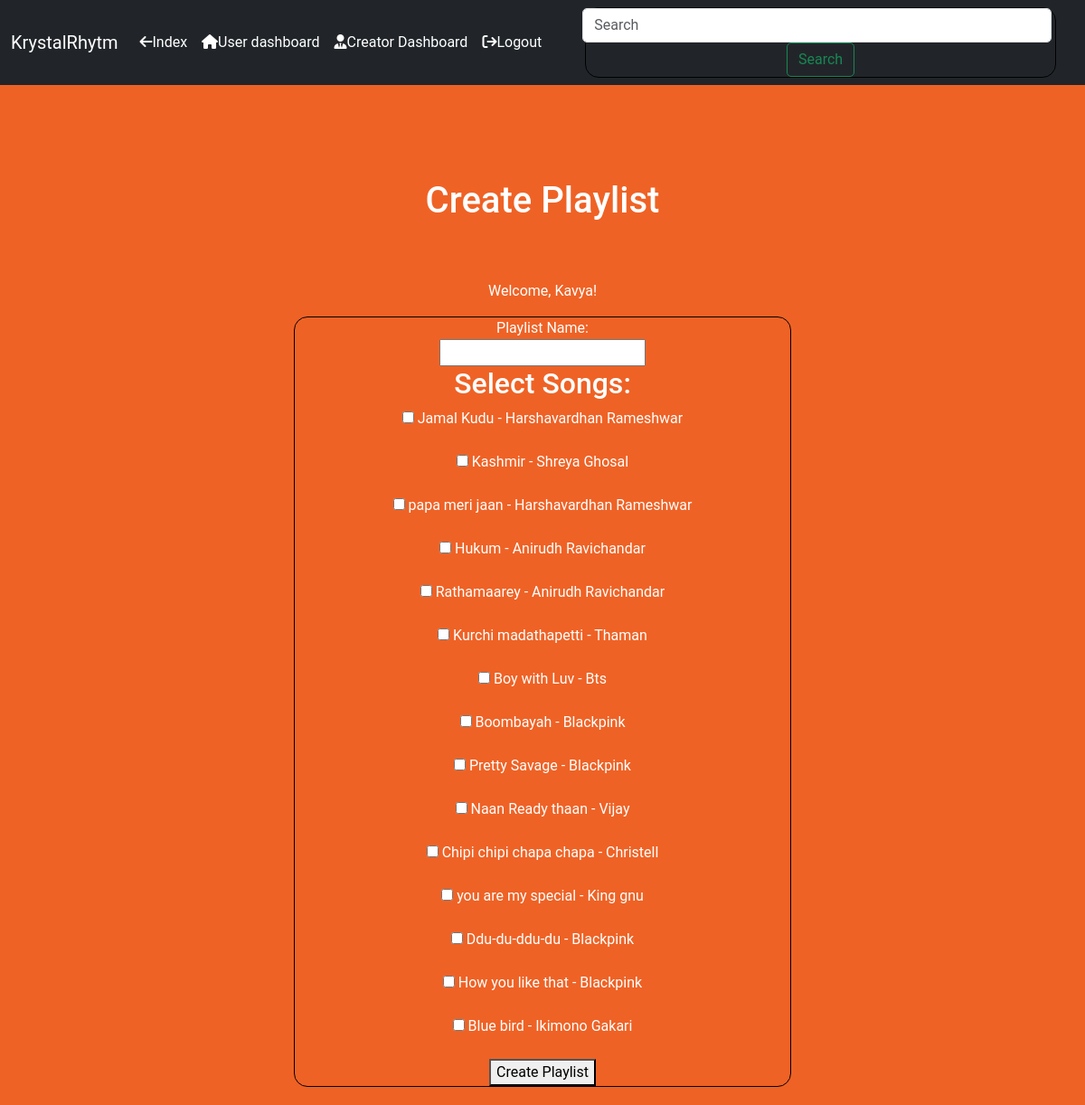
/create_playlist (signed in), run on the app's committed database.
### models.py (models this page shows, shortened)
class User(UserMixin, db.Model):
    __tablename__ = 'user'
    id = db.Column(db.Integer, primary_key=True)
    username = db.Column(db.String(64), index=True, unique=True, nullable=False)
    email = db.Column(db.String(120), index=True, unique=True, nullable=False)
    password_hash = db.Column(db.String(128), nullable=False)
    is_creator = db.Column(db.Boolean, default=False)
    is_admin = db.Column(db.Boolean, default=False)
    is_blacklisted = db.Column(db.Boolean, default=False)

class Songs(db.Model):
    __tablename__ = 'songs'
    id = db.Column(db.Integer, primary_key=True)
    song_name = db.Column(db.String(64), nullable=False)
    artist_name = db.Column(db.String(64), nullable=False)
    album_id = db.Column(db.Integer, db.ForeignKey('album.id'), nullable=False)
    user_id = db.Column(db.Integer, db.ForeignKey('user.id'), nullable=False)
    audio_data = db.Column(db.String)
    ratings = db.Column(db.Integer)
    genre = db.Column(db.String(64), nullable=False)
    lyrics = db.Column(db.String, nullable=False)
    flagged= db.Column(db.Boolean, default=False)
    album = db.relationship('Album', backref='songs')
    duration = db.Column(db.String, nullable=False)
    users_rated_count = db.Column(db.Integer, default=0)
    average_ratings = db.Column(db.Float, default=0.0)
    image_data = db.Column(db.String)

### app.py (the view, shortened to what this page needs)
@app.route('/create_playlist', methods=['GET', 'POST'])
@login_required
def create_playlist():
    all_songs = Songs.query.all()
    return render_template('create_playlist.html', user=current_user, all_songs=all_songs)

### app.py (called while the page is built)
@login_manager.user_loader
def load_user(user_id):
    return User.query.get(int(user_id))

### templates/create_playlist.html (shortened to what this page needs)
{% extends 'layout.html' %}
{% block content %}
<h1>Create Playlist</h1>
<p>Welcome, {{ user.username }}!</p>
<form action="{{ url_for('create_playlist') }}" method="post">
    <label for="playlist_name">Playlist Name:</label>
    <input type="text" id="playlist_name" name="playlist_name" required>
    <h2>Select Songs:</h2>
    {% for song in all_songs %}
        <label>
            <input type="checkbox" name="selected_songs" value="{{ song.id }}">
            {{ song.song_name }} - {{ song.artist_name }}
        </label><br>
    {% endfor %}
    <button type="submit">Create Playlist</button>
</form>
{% endblock %}

### templates/layout.html (style rules this page uses)
body { margin: 0; padding: 0; background-color: #ef6225; font-family: "Roboto", sans-serif; color: white; }

### templates/create_playlist.html (style rules this page uses)
body { background-color: #ef6225; font-family: "Roboto", sans-serif; color : white; }
form { display: flex; flex-direction: column; align-items: center; border: 1px solid black; border-radius: 15px; width: 50%; margin: auto; }
h1,p { margin-top: 64px; text-align: center; }

### data on the page
User: username "Kavya"
Songs: song_name "Jamal Kudu", artist_name "Harshavardhan Rameshwar"
Songs: song_name "Kashmir", artist_name "Shreya Ghosal"
Songs: song_name "papa meri jaan", artist_name "Harshavardhan Rameshwar"
Songs: song_name "Hukum", artist_name "Anirudh Ravichandar"
Songs: song_name "Rathamaarey", artist_name "Anirudh Ravichandar"
Songs: song_name "Kurchi madathapetti", artist_name "Thaman"
Songs: song_name "Boy with Luv", artist_name "Bts"
Songs: song_name "Boombayah", artist_name "Blackpink"
Songs: song_name "Pretty Savage", artist_name "Blackpink"
Songs: song_name "Naan Ready thaan", artist_name "Vijay"
Songs: song_name "Chipi chipi chapa chapa", artist_name "Christell"
Songs: song_name "you are my special", artist_name "King gnu"
Songs: song_name "Ddu-du-ddu-du", artist_name "Blackpink"
Songs: song_name "How you like that", artist_name "Blackpink"
Songs: song_name "Blue bird", artist_name "Ikimono Gakari"
